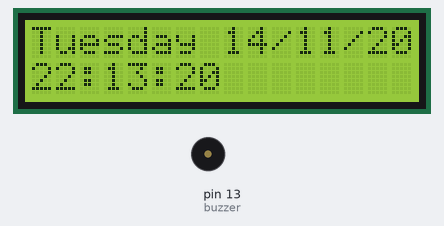
Recording of a sketch running on a simulated Arduino Uno, built with avr-gcc and run on an emulated ATmega328P. Shown: 16×2 character LCD, buzzer (waves = sounding, pin HIGH). The local clock reads 2024-03-15 10:24:30 at power-on unless the sketch sets it.

Above: at 0.1 s.
At 4.1 s:
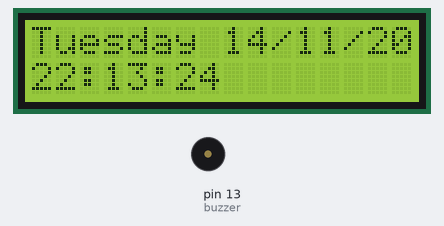
At 9.2 s:
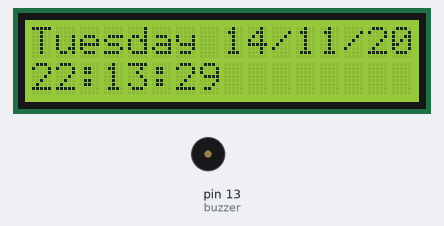
At 19.2 s:
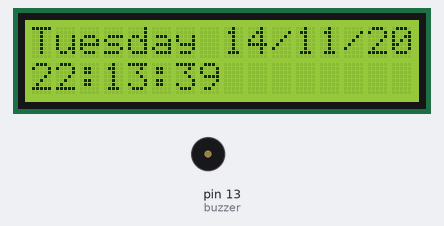
At 28.2 s:
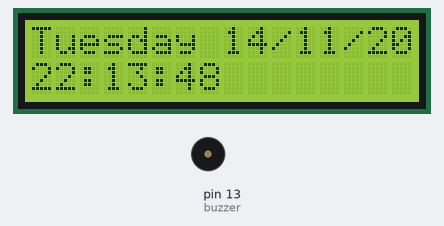
At 38.2 s:
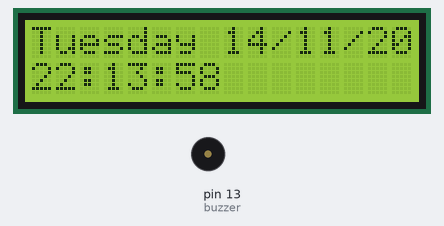

The sketch:

sketch_alarm_clock.ino
```cpp
// include the library code:
#include <LiquidCrystal.h>

#include <RTClib.h>

RTC_DS3231 rtc;

// Initialize the LCD library with the numbers of the interface pins
LiquidCrystal lcd(7, 8, 9, 10, 11, 12);

int buzzer = 13;// The pin of the active buzzer

char daysOfTheWeek[7][12] = {
  "Sunday",
  "Monday",
  "Tuesday",
  "Wednesday",
  "Thursday",
  "Friday",
  "Saturday"
};

// event from 13:50 to 14:10
uint8_t DAILY_EVENT_START_HH = 7; // event start time: hour
uint8_t DAILY_EVENT_START_MM = 30; // event start time: minute
uint8_t DAILY_EVENT_END_HH   = 8; // event end time: hour
uint8_t DAILY_EVENT_END_MM   = 0; // event end time: minute

void setup () {
  Serial.begin(9600);
  pinMode(buzzer, OUTPUT); // Initialize the buzzer pin as an output
  // SETUP RTC MODULE
  if (! rtc.begin()) {
    Serial.println("Couldn't find RTC");
    Serial.flush();
    while (1);
  }

  // Automatically sets the RTC to the date & time on PC this sketch was compiled
  rtc.adjust(DateTime(F(__DATE__), F(__TIME__)));

  lcd.begin(16, 2);
  DateTime now = rtc.now();
  lcd.print(daysOfTheWeek[now.dayOfTheWeek()]);
  lcd.print(' ');
  lcd.print(now.day(), DEC);
  lcd.print('/');
  lcd.print(now.month(), DEC);
  lcd.print('/');
  lcd.print(now.year(), DEC);
}

void loop () {
  DateTime now = rtc.now();
  // Set the cursor to column 0, line 1
  // (note: line 1 is the second row, since counting begins with 0):
  lcd.setCursor(0, 1);
  // Print the number of seconds since reset:
  lcd.print(now.hour(), DEC);
  lcd.print(':');
  lcd.print(now.minute(), DEC);
  lcd.print(':');
  lcd.println(now.second(), DEC);

  if (now.hour() == 0 && now.minute() == 0 && now.second() == 0){
    lcd.setCursor(0, 0);
    lcd.print(daysOfTheWeek[now.dayOfTheWeek()]);
    lcd.print(' ');
    lcd.print(now.day(), DEC);
    lcd.print('/');
    lcd.print(now.month(), DEC);
    lcd.print('/');
    lcd.print(now.year(), DEC);
  }

  if (now.hour() >= DAILY_EVENT_START_HH && now.minute() >= DAILY_EVENT_START_MM && now.hour() < DAILY_EVENT_END_HH && now.minute() < DAILY_EVENT_END_MM) {
    Serial.println("WAKE UP....GRAB A BRUSH AND PUT A LITTLE MAKE UP");
    digitalWrite(buzzer, HIGH);
  }
  else{
    digitalWrite(buzzer, LOW);
  }

  delay(1000); // delay 1 seconds
}
```

Measured:
- what the display in image 1 shows lasts 1.0 s, from 4.1 s to 5.1 s
